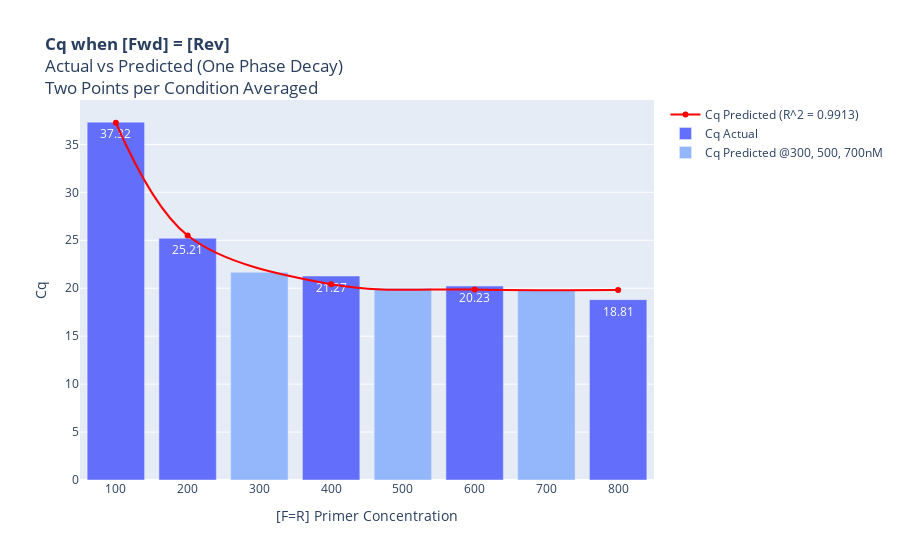

The cell this chart's notebook holds for it:
### Code cell
# solve for one phase decay with scipy
# f_r_conc = [100, 200, 400, 600, 800] # F-R primer concentrations
# cq_actual = [37.32, 25.21, 21.27, 20.225, 18.81] # Cq values
f_r_conc = df_fwd_rev_mean['R_primer'].tolist() # both F_primer and R_primer are the same
cq_actual = df_fwd_rev_mean['Ct'].tolist()
# found each element in cq_actual to two decimal places
cq_actual = [round(x, 2) for x in cq_actual]
# initialGuesses = [y0, Plateau, K] 
# Y0 is the Y value when X (Conc) is zero. It is expressed in the same units as Y,
# Plateau is the Y value at infinite conc, expressed in the same units as Y.
# K is the rate constant, expressed in reciprocal of the X axis conc units. If X is in nM, then K is expressed in inverse nM.
# initialGuesses = [73.29, 19.8, 0.01120] # GraphPad values
initialGuesses = [100, 15, 0.01]


def onePhaseDecay(X, y0, Plateau, K):
    return (y0-Plateau)*np.exp(-K*X)+Plateau

from scipy.optimize import curve_fit
popt,pcov = curve_fit(onePhaseDecay, f_r_conc, cq_actual, initialGuesses)
# print(popt)
# popt in the form: [y0, Plateau, K]
# print(pcov)

cq_pred = np.empty(len(cq_actual)) #empty list to receive data
for i in range(len(f_r_conc)): #loop through concentrations to make cq prediction
    # cq_pred[i]=onePhaseDecay(f_r_conc[i], initialGuesses[0], initialGuesses[1], initialGuesses[2])
    cq_pred[i]=onePhaseDecay(f_r_conc[i], popt[0], popt[1], popt[2])
    
from sklearn.metrics import r2_score
samsiesR2score = r2_score(cq_pred, cq_actual)

# Plot 3 more predicted points @ 300, 500, 700nM
cq_pred_300 = onePhaseDecay(300, popt[0], popt[1], popt[2])
cq_pred_500 = onePhaseDecay(500, popt[0], popt[1], popt[2])
cq_pred_700 = onePhaseDecay(700, popt[0], popt[1], popt[2])


figSamsies = go.Figure()
figSamsies.add_trace(
    go.Scatter(
        x=f_r_conc,
        y=cq_pred,
        name='Cq Predicted (R^2 = ' + str(round(samsiesR2score, 4)) + ')', 
        mode='lines+markers',
        line=dict(color='rgb(255, 0, 0)', width=2),
        line_shape = 'spline' # make smooth line
    ))
figSamsies.add_trace(
    go.Bar(
        x=f_r_conc,
        y=cq_actual,
        text = cq_actual,
        name='Cq Actual',
        textposition='inside',
        marker_color='#636EFA'
    ))
figSamsies.add_trace(
    go.Bar(
        x=[300, 500, 700],
        y=[cq_pred_300, cq_pred_500, cq_pred_700],
        name='Cq Predicted @300, 500, 700nM',
        textposition='inside',
        marker_color='#94B6FA'
    ))
figSamsies.update_layout(title='<b>Cq when [Fwd] = [Rev]</b><br>Actual vs Predicted (One Phase Decay)<br>Two Points per Condition Averaged',
xaxis_title='[F=R] Primer Concentration',
yaxis_title='Cq')
figSamsies.show()

### Figure 1 — Plotly figure (JSON) as saved in the notebook; plotly's stock layout.template omitted (floating-point values rounded to 4 significant figures)
{"data": [{"line": {"color": "rgb(255, 0, 0)", "shape": "spline", "width": 2}, "mode": "lines+markers", "name": "Cq Predicted (R^2 = 0.9913)", "type": "scatter", "x": [100, 200, 400, 600, 800], "y": [37.26, 25.5, 20.41, 19.87, 19.81]}, {"marker": {"color": "#636EFA"}, "name": "Cq Actual", "text": ["37.32", "25.21", "21.27", "20.23", "18.81"], "textposition": "inside", "type": "bar", "x": [100, 200, 400, 600, 800], "y": [37.32, 25.21, 21.27, 20.23, 18.81]}, {"marker": {"color": "#94B6FA"}, "name": "Cq Predicted @300, 500, 700nM", "textposition": "inside", "type": "bar", "x": [300, 500, 700], "y": [21.66, 20.0, 19.82]}], "layout": {"title": {"text": "<b>Cq when [Fwd] = [Rev]</b><br>Actual vs Predicted (One Phase Decay)<br>Two Points per Condition Averaged"}, "xaxis": {"title": {"text": "[F=R] Primer Concentration"}}, "yaxis": {"title": {"text": "Cq"}}}}
